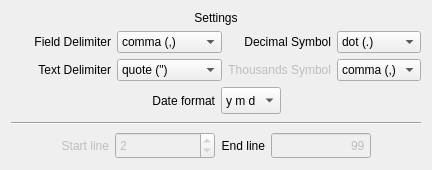
       <widget class="QWidget" name="tab_settings">
        <attribute name="title">
         <string>Settings</string>
        </attribute>
        <layout class="QVBoxLayout" name="verticalLayout">
         <item>
          <widget class="QLabel" name="labelSet_hdg">
           <property name="text">
            <string>Settings</string>
           </property>
           <property name="alignment">
            <set>Qt::AlignCenter</set>
           </property>
          </widget>
         </item>
         <item>
          <layout class="QGridLayout" name="gridLayout_5">
           <item row="0" column="0">
            <widget class="QLabel" name="labelSet_fieldDelim">
             <property name="enabled">
              <bool>true</bool>
             </property>
             <property name="minimumSize">
              <size>
               <width>100</width>
               <height>0</height>
              </size>
             </property>
             <property name="maximumSize">
              <size>
               <width>16777215</width>
               <height>16777215</height>
              </size>
             </property>
             <property name="accessibleName">
              <string comment="punctuation mark used as field delimiter" extracomment="punctuation mark used as field delimiter"/>
             </property>
             <property name="text">
              <string comment="punctuation mark used as field delimiter">Field Delimiter</string>
             </property>
             <property name="alignment">
              <set>Qt::AlignRight|Qt::AlignTrailing|Qt::AlignVCenter</set>
             </property>
            </widget>
           </item>
           <item row="0" column="1">
            <widget class="KComboBox" name="comboBox_fieldDelimiter">
             <property name="minimumSize">
              <size>
               <width>0</width>
               <height>0</height>
              </size>
             </property>
             <property name="maximumSize">
              <size>
               <width>16777215</width>
               <height>16777215</height>
              </size>
             </property>
             <property name="toolTip">
              <string comment="verb, Select field delimiter/separator">Select field delimiter/separator character.</string>
             </property>
             <item>
              <property name="text">
               <string comment="punctuation mark  used as field delimiter">comma (,)</string>
              </property>
             </item>
             <item>
              <property name="text">
               <string comment="punctuation mark  used as field delimiter">semiColon (;)</string>
              </property>
             </item>
             <item>
              <property name="text">
               <string comment="punctuation mark  used as field delimiter">colon (:)</string>
              </property>
             </item>
             <item>
              <property name="text">
               <string comment="punctuation mark  used as field delimiter">tab (\t)</string>
              </property>
             </item>
            </widget>
           </item>
           <item row="0" column="2">
            <widget class="QLabel" name="labelSet_decimal">
             <property name="text">
              <string>Decimal Symbol</string>
             </property>
             <property name="alignment">
              <set>Qt::AlignRight|Qt::AlignTrailing|Qt::AlignVCenter</set>
             </property>
            </widget>
           </item>
           <item row="0" column="3">
            <widget class="KComboBox" name="comboBox_decimalSymbol">
             <property name="toolTip">
              <string>If different from locale setting, selects new decimal separator character.
                     Any thousands separator will be removed.
Multiple selections may remove the new decimal separator too, so are disabled.</string>
             </property>
             <item>
              <property name="text">
               <string>dot (.)</string>
              </property>
             </item>
             <item>
              <property name="text">
               <string>comma (,)</string>
              </property>
             </item>
            </widget>
           </item>
           <item row="1" column="0">
            <widget class="QLabel" name="labelSet_textDelim">
             <property name="text">
              <string>Text Delimiter</string>
             </property>
             <property name="alignment">
              <set>Qt::AlignRight|Qt::AlignTrailing|Qt::AlignVCenter</set>
             </property>
            </widget>
           </item>
           <item row="1" column="1">
            <widget class="KComboBox" name="comboBox_textDelimiter">
             <property name="toolTip">
              <string>If present. select text field delimiter character.</string>
             </property>
             <item>
              <property name="text">
               <string>quote (&quot;)</string>
              </property>
             </item>
             <item>
              <property name="text">
               <string>apostrophe (')</string>
              </property>
             </item>
            </widget>
           </item>
           <item row="1" column="2">
            <widget class="QLabel" name="labelSet_thousands">
             <property name="enabled">
              <bool>false</bool>
             </property>
             <property name="text">
              <string>Thousands Symbol</string>
             </property>
             <property name="alignment">
              <set>Qt::AlignRight|Qt::AlignTrailing|Qt::AlignVCenter</set>
             </property>
            </widget>
           </item>
           <item row="1" column="3">
            <widget class="KComboBox" name="comboBox_thousandsDelimiter">
             <property name="toolTip">
              <string>If different from locale setting, selects new decimal separator character.
                     Any thousands separator will be removed.
Multiple selections may remove the new decimal separator too, so are disabled.</string>
             </property>
             <item>
              <property name="text">
               <string>comma (,)</string>
              </property>
             </item>
             <item>
              <property name="text">
               <string>dot (.)</string>
              </property>
             </item>
            </widget>
           </item>
          </layout>
         </item>
         <item>
          <layout class="QHBoxLayout" name="horizontalLayout_6">
           <item>
            <spacer name="horizontalSpacer_midLSettings">
             <property name="orientation">
              <enum>Qt::Horizontal</enum>
             </property>
             <property name="sizeHint" stdset="0">
              <size>
               <width>40</width>
               <height>20</height>
              </size>
             </property>
            </spacer>
           </item>
           <item>
            <widget class="QLabel" name="labelSet_dateFormat">
             <property name="accessibleName">
              <string comment="date format to use"/>
             </property>
             <property name="text">
              <string comment="date format to use">Date format</string>
             </property>
             <property name="alignment">
              <set>Qt::AlignRight|Qt::AlignTrailing|Qt::AlignVCenter</set>
             </property>
            </widget>
           </item>
           <item>
            <widget class="KComboBox" name="comboBox_dateFormat">
             <property name="minimumSize">
              <size>
               <width>60</width>
               <height>27</height>
              </size>
             </property>
             <property name="maximumSize">
              <size>
               <width>16777215</width>
               <height>16777215</height>
              </size>
             </property>
             <property name="toolTip">
              <string comment="verb, Select date format">Select date format</string>
             </property>
             <property name="accessibleName">
              <string comment="abbreviation for 'year', 'month', 'day'">Date format</string>
             </property>
             <item>
              <property name="text">
               <string comment="abbreviation of 'year', 'month', 'day'">y m d</string>
              </property>
             </item>
             <item>
              <property name="text">
               <string comment="abbreviation of 'month', day', 'year'">m d y</string>
              </property>
             </item>
             <item>
              <property name="text">
               <string comment="abbreviation of 'day', 'month', 'year'">d m y</string>
              </property>
             </item>
            </widget>
           </item>
           <item>
            <spacer name="horizontalSpacer_midRSettings">
             <property name="orientation">
              <enum>Qt::Horizontal</enum>
             </property>
             <property name="sizeHint" stdset="0">
              <size>
               <width>40</width>
               <height>20</height>
              </size>
             </property>
            </spacer>
           </item>
          </layout>
         </item>
         <item>
          <widget class="Line" name="line_lowSettings">
           <property name="minimumSize">
            <size>
             <width>0</width>
             <height>6</height>
            </size>
           </property>
           <property name="maximumSize">
            <size>
             <width>16777215</width>
             <height>10</height>
            </size>
           </property>
           <property name="orientation">
            <enum>Qt::Horizontal</enum>
           </property>
          </widget>
         </item>
         <item>
          <layout class="QHBoxLayout" name="horizontalLayout_5">
           <item>
            <spacer name="horizontalSpacer_lowLSettings">
             <property name="orientation">
              <enum>Qt::Horizontal</enum>
             </property>
             <property name="sizeHint" stdset="0">
              <size>
               <width>40</width>
               <height>20</height>
              </size>
             </property>
            </spacer>
           </item>
           <item>
            <widget class="QLabel" name="labelSet_skip">
             <property name="enabled">
              <bool>false</bool>
             </property>
             <property name="minimumSize">
              <size>
               <width>0</width>
               <height>0</height>
              </size>
             </property>
             <property name="font">
              <font>
               <underline>false</underline>
              </font>
             </property>
             <property name="accessibleName">
              <string comment="number of first line"/>
             </property>
             <property name="text">
              <string>Start line</string>
             </property>
             <property name="alignment">
              <set>Qt::AlignRight|Qt::AlignTrailing|Qt::AlignVCenter</set>
             </property>
            </widget>
           </item>
           <item>
            <widget class="QSpinBox" name="spinBox_skip">
             <property name="enabled">
              <bool>false</bool>
             </property>
             <property name="minimumSize">
              <size>
               <width>100</width>
               <height>27</height>
              </size>
             </property>
             <property name="maximumSize">
              <size>
               <width>16777215</width>
               <height>16777215</height>
              </size>
             </property>
             <property name="font">
              <font>
               <underline>false</underline>
              </font>
             </property>
             <property name="focusPolicy">
              <enum>Qt::StrongFocus</enum>
             </property>
             <property name="toolTip">
              <string comment="verb, Select first line to be imported">Select first line to be imported</string>
             </property>
             <property name="buttonSymbols">
              <enum>QAbstractSpinBox::UpDownArrows</enum>
             </property>
             <property name="minimum">
              <number>1</number>
             </property>
             <property name="value">
              <number>2</number>
             </property>
            </widget>
           </item>
           <item>
            <widget class="QLabel" name="labelSet_skipToLast">
             <property name="minimumSize">
              <size>
               <width>0</width>
               <height>0</height>
              </size>
             </property>
             <property name="font">
              <font>
               <underline>false</underline>
              </font>
             </property>
             <property name="accessibleName">
              <string comment="number of last line"/>
             </property>
             <property name="text">
              <string>End line</string>
             </property>
             <property name="alignment">
              <set>Qt::AlignRight|Qt::AlignTrailing|Qt::AlignVCenter</set>
             </property>
            </widget>
           </item>
           <item>
            <widget class="QSpinBox" name="spinBox_skipToLast">
             <property name="enabled">
              <bool>false</bool>
             </property>
             <property name="minimumSize">
              <size>
               <width>100</width>
               <height>27</height>
              </size>
             </property>
             <property name="maximumSize">
              <size>
               <width>16777215</width>
               <height>16777215</height>
              </size>
             </property>
             <property name="font">
              <font>
               <underline>false</underline>
              </font>
             </property>
             <property name="focusPolicy">
              <enum>Qt::StrongFocus</enum>
             </property>
             <property name="toolTip">
              <string comment="verb, Select last line to be imported.  Ensure no trailer lines are imported.">Select last line to be imported.
Ensure no trailer lines are imported.</string>
             </property>
             <property name="alignment">
              <set>Qt::AlignRight|Qt::AlignTrailing|Qt::AlignVCenter</set>
             </property>
             <property name="buttonSymbols">
              <enum>QAbstractSpinBox::NoButtons</enum>
             </property>
             <property name="maximum">
              <number>3000</number>
             </property>
             <property name="value">
              <number>99</number>
             </property>
            </widget>
           </item>
           <item>
            <spacer name="horizontalSpacer_lowRSettings">
             <property name="orientation">
              <enum>Qt::Horizontal</enum>
             </property>
             <property name="sizeHint" stdset="0">
              <size>
               <width>40</width>
               <height>20</height>
              </size>
             </property>
            </spacer>
           </item>
          </layout>
         </item>
        </layout>
       </widget>
